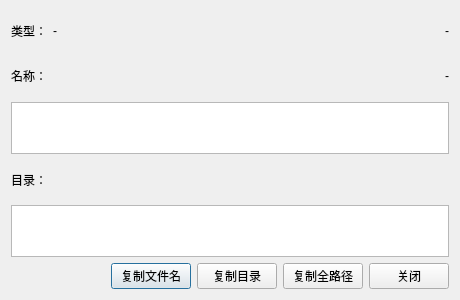
<?xml version="1.0" encoding="UTF-8"?>
<ui version="4.0">
 <class>FileMetaInfo</class>
 <widget class="QDialog" name="FileMetaInfo">
  <property name="geometry">
   <rect>
    <x>0</x>
    <y>0</y>
    <width>460</width>
    <height>300</height>
   </rect>
  </property>
  <property name="windowTitle">
   <string>详细信息</string>
  </property>
  <layout class="QVBoxLayout" name="verticalLayout">
   <item>
    <layout class="QHBoxLayout" name="horizontalLayout">
     <item>
      <widget class="QLabel" name="label">
       <property name="text">
        <string>类型：</string>
       </property>
      </widget>
     </item>
     <item>
      <widget class="QLabel" name="lbType">
       <property name="text">
        <string>-</string>
       </property>
      </widget>
     </item>
     <item>
      <spacer name="horizontalSpacer">
       <property name="orientation">
        <enum>Qt::Orientation::Horizontal</enum>
       </property>
       <property name="sizeHint" stdset="0">
        <size>
         <width>40</width>
         <height>20</height>
        </size>
       </property>
      </spacer>
     </item>
     <item>
      <widget class="QLabel" name="lbTime">
       <property name="text">
        <string>-</string>
       </property>
      </widget>
     </item>
    </layout>
   </item>
   <item>
    <layout class="QHBoxLayout" name="horizontalLayout_2">
     <item>
      <widget class="QLabel" name="label_2">
       <property name="text">
        <string>名称：</string>
       </property>
      </widget>
     </item>
     <item>
      <spacer name="horizontalSpacer_2">
       <property name="orientation">
        <enum>Qt::Orientation::Horizontal</enum>
       </property>
       <property name="sizeHint" stdset="0">
        <size>
         <width>40</width>
         <height>20</height>
        </size>
       </property>
      </spacer>
     </item>
     <item>
      <widget class="QLabel" name="lbSize">
       <property name="text">
        <string>-</string>
       </property>
      </widget>
     </item>
    </layout>
   </item>
   <item>
    <widget class="QPlainTextEdit" name="pedName">
     <property name="maximumSize">
      <size>
       <width>16777215</width>
       <height>52</height>
      </size>
     </property>
    </widget>
   </item>
   <item>
    <widget class="QLabel" name="label_3">
     <property name="text">
      <string>目录：</string>
     </property>
    </widget>
   </item>
   <item>
    <widget class="QPlainTextEdit" name="pedDir">
     <property name="maximumSize">
      <size>
       <width>16777215</width>
       <height>52</height>
      </size>
     </property>
    </widget>
   </item>
   <item>
    <layout class="QHBoxLayout" name="horizontalLayout_3">
     <item>
      <widget class="QLabel" name="lblHint">
       <property name="text">
        <string/>
       </property>
      </widget>
     </item>
     <item>
      <spacer name="horizontalSpacer_3">
       <property name="orientation">
        <enum>Qt::Orientation::Horizontal</enum>
       </property>
       <property name="sizeHint" stdset="0">
        <size>
         <width>40</width>
         <height>20</height>
        </size>
       </property>
      </spacer>
     </item>
     <item>
      <widget class="QPushButton" name="btnCopyFileName">
       <property name="text">
        <string>复制文件名</string>
       </property>
      </widget>
     </item>
     <item>
      <widget class="QPushButton" name="btnCopyDirPath">
       <property name="text">
        <string>复制目录</string>
       </property>
      </widget>
     </item>
     <item>
      <widget class="QPushButton" name="btnCopyFull">
       <property name="text">
        <string>复制全路径</string>
       </property>
      </widget>
     </item>
     <item>
      <widget class="QPushButton" name="btnClose">
       <property name="text">
        <string>关闭</string>
       </property>
      </widget>
     </item>
    </layout>
   </item>
  </layout>
 </widget>
 <resources/>
 <connections/>
</ui>
